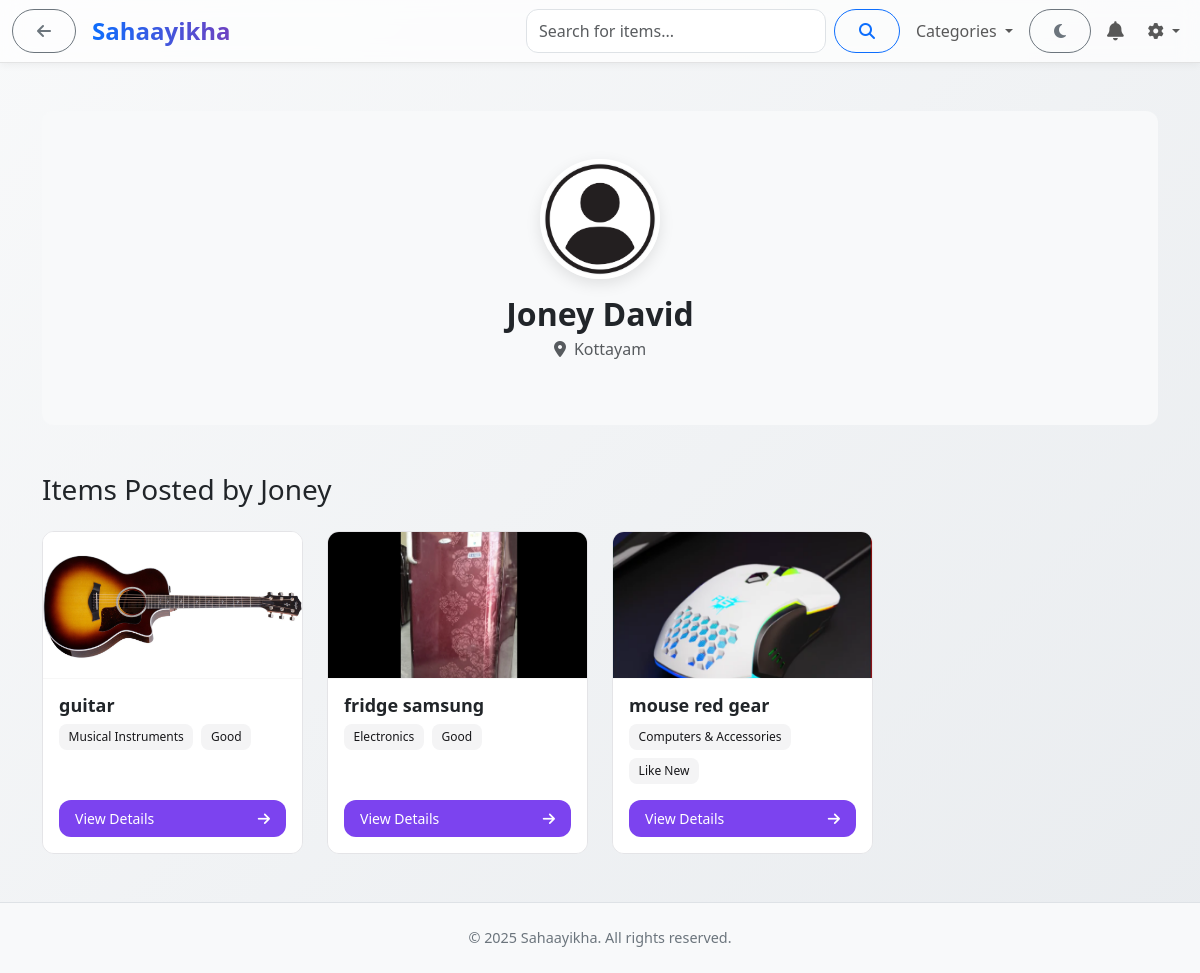
Screenshot of /user/2 (signed in) with the database file from the repository.
### app/models.py (models this page shows, shortened)
class User(UserMixin, db.Model):
    __tablename__ = "users"
    user_id = db.Column(db.Integer, primary_key=True)
    first_name = db.Column(db.String(255), nullable=False)
    last_name = db.Column(db.String(255))
    email = db.Column(db.String(255), unique=True, nullable=False)
    password = db.Column(db.String(255), nullable=False)
    phone = db.Column(db.String(50))
    location = db.Column(db.String(255))
    profile_picture = db.Column(db.String(255), nullable=True)
    status = db.Column(db.String(50), default="Active")
    created_at = db.Column(db.DateTime, default=datetime.utcnow)
    fcm_token = db.Column(db.String(255), nullable=True)
    otp = db.Column(db.String(6), nullable=True)
    otp_expiry = db.Column(db.DateTime, nullable=True)
    is_verified = db.Column(db.Boolean, default=False)
    latitude = db.Column(db.Float, nullable=True)
    longitude = db.Column(db.Float, nullable=True)
    search_radius = db.Column(db.Integer, default=20)
    items = db.relationship("Item", backref="owner", lazy="dynamic")
    bookmarks = db.relationship("Bookmark", backref="user", lazy="dynamic")
    initiated_chats = db.relationship("ChatSession", foreign_keys="ChatSession.user_one_id", lazy="dynamic", back_populates="user_one")
    received_chats = db.relationship("ChatSession", foreign_keys="ChatSession.user_two_id", lazy="dynamic", back_populates="user_two")
    feedbacks = db.relationship("Feedback", backref="user", lazy="dynamic")
    reports = db.relationship("Report", backref="reporter", lazy="dynamic")
    category_follows = db.relationship("CategoryFollow", backref="user", lazy="dynamic")
    notifications = db.relationship("Notification", backref="user", lazy="dynamic")
    login_logs = db.relationship("LoginLog", backref="user", lazy="dynamic")
    trade_requests_made = db.relationship('TradeRequest', foreign_keys='TradeRequest.requester_id', backref='requester', lazy='dynamic')
    trade_requests_received = db.relationship('TradeRequest', foreign_keys='TradeRequest.owner_id', backref='owner', lazy='dynamic')
    donation_offers = db.relationship('DonationOffer', backref='user', lazy='dynamic')

class Item(db.Model):
    __tablename__ = "items"
    item_id = db.Column(db.Integer, primary_key=True)
    user_id = db.Column(db.Integer, db.ForeignKey("users.user_id"), nullable=False, index=True)
    title = db.Column(db.String(255), nullable=False)
    description = db.Column(db.Text)
    category = db.Column(db.String(255), index=True)
    sub_category = db.Column(db.String(255), nullable=True, index=True)
    type = db.Column(db.String(50), index=True) # Trade or Share
    condition = db.Column(db.String(50))
    urgency_level = db.Column(db.String(50))
    expected_return_category = db.Column(db.String(255), nullable=True) # Category or 'Money' for Trade type
    expected_return_sub_category = db.Column(db.String(255), nullable=True)
    location = db.Column(db.String(255), index=True)
    status = db.Column(db.String(50), default="Active", index=True) # Active, Traded, Deleted, etc.
    created_at = db.Column(db.DateTime, default=datetime.utcnow, index=True)
    deal_finalized_at = db.Column(db.DateTime, nullable=True) # Time when deal was confirmed
    latitude = db.Column(db.Float, nullable=True)
    longitude = db.Column(db.Float, nullable=True)
    histories = db.relationship("ItemHistory", backref="item", lazy="dynamic", cascade="all, delete-orphan")
    bookmarks = db.relationship("Bookmark", backref="item", lazy="dynamic", cascade="all, delete-orphan")
    reports = db.relationship("Report", backref="item", lazy="dynamic") # Keep reports even if item deleted? Check cascade
    images = db.relationship("ItemImage", backref="item", lazy="select", cascade="all, delete-orphan")
    notifications = db.relationship("Notification", backref="item", lazy="dynamic") # Notifications related to this item
    trade_requests_offered = db.relationship('TradeRequest', foreign_keys='TradeRequest.item_offered_id', backref='offered_item', lazy='dynamic')
    trade_requests_received = db.relationship('TradeRequest', foreign_keys='TradeRequest.item_requested_id', backref='requested_item', lazy='dynamic')
    chat_sessions = db.relationship("ChatSession", back_populates="trade_item", foreign_keys="ChatSession.trade_item_id")

class ItemImage(db.Model):
    __tablename__ = "item_images"
    image_id = db.Column(db.Integer, primary_key=True)
    item_id = db.Column(db.Integer, db.ForeignKey("items.item_id"), nullable=False, index=True)
    image_url = db.Column(db.String(255), nullable=False) # Path relative to static folder
    uploaded_at = db.Column(db.DateTime, default=datetime.utcnow)

### app/routes.py (the view)
@main.route('/user/<int:user_id>')
@login_required # Require login to view user profiles
def public_profile(user_id):
    if isinstance(current_user._get_current_object(), User) and user_id == current_user.user_id:
        return redirect(url_for('main.profile'))
    user_profile = User.query.get_or_404(user_id)
    items = Item.query.filter_by(user_id=user_profile.user_id, status='Active')\
                      .order_by(Item.created_at.desc()).all()
    return render_template("public_profile.html", user=user_profile, items=items)

### app/models.py (called while the page is built)
    @reconstructor
    def init_on_load(self):
        self._other_user_instance = None # Cache for get_other_user

### app/routes.py (called while the page is built)
@login_manager.user_loader
def load_user(user_id):
    try:
        prefix, id_str = user_id.split(":")
        id_val = int(id_str)
    except Exception:
        return None
    if prefix == "user":
        return User.query.get(id_val)
    if prefix == "admin":
        return Admin.query.get(id_val)
    if prefix == "org":
        return Organization.query.get(id_val)
    return None

### app/templates/public_profile.html (shortened to what this page needs)
{% extends "base.html" %}
{% block content %}
<div class="container py-5">
    <div class="profile-header">
        <img src="{{ url_for('static', filename=user.profile_picture or 'images/users_placeholder.png') }}" alt="{{ user.first_name }}">
        <h2>{{ user.first_name }} {{ user.last_name }}</h2>
        <p><i class="fas fa-map-marker-alt me-2"></i>{{ user.location }}</p>
    </div>
    <h3 class="mb-4">Items Posted by {{ user.first_name }}</h3>
    {% if items %}
        <div class="item-grid">
            {% for item in items %}
            <div class="dashboard-item-card">
                <a href="{{ url_for('main.view_item', item_id=item.item_id) }}" class="text-decoration-none">
                    <div class="item-image">
                        <img src="{% if item.images %}{{ url_for('static', filename=item.images[0].image_url) }}{% else %}{{ url_for('static', filename='images/item_placeholder.jpg') }}{% endif %}" alt="{{ item.title }}">
                    </div>
                </a>
                <div class="item-content">
                    <h5 class="item-title">{{ item.title }}</h5>
                    <div class="item-badges">
                        <span class="badge-dashboard">{{ item.category }}</span>
                        <span class="badge-dashboard">{{ item.condition }}</span>
                    </div>
                    <div class="item-actions">
                        <a href="{{ url_for('main.view_item', item_id=item.item_id) }}" class="btn-dashboard btn-primary-dashboard">
                            <span>View Details</span>
                            <i class="fas fa-arrow-right"></i>
                        </a>
                    </div>
                </div>
            </div>
            {% endfor %}
        </div>
    {% else %}
        <div class="empty-state">
            <i class="fas fa-box-open"></i>
            <h3>No Active Items</h3>
            <p>{{ user.first_name }} hasn't posted any active items yet.</p>
        </div>
    {% endif %}
</div>
{% endblock %}

### app/static/css/style.css (style rules this page uses)
body { font-family: 'Segoe UI', Tahoma, Geneva, Verdana, sans-serif; background: linear-gradient(135deg, #f8f9fa, #e9ecef); min-height: 100vh; display: flex; flex-direction: column; transition: background 0.3s ease, color 0.3s ease; }
* { transition: all 0.25s ease; }

### app/templates/base.html (style rules this page uses)
html, body { height: 100%; }
body { display: flex; flex-direction: column; }

### app/templates/public_profile.html (style rules this page uses)
.profile-header { background-color: var(--bs-tertiary-bg); padding: 3rem 1.5rem; border-radius: 0.75rem; text-align: center; margin-bottom: 3rem; }
.profile-header img { width: 120px; height: 120px; border-radius: 50%; object-fit: cover; border: 4px solid var(--bs-body-bg); box-shadow: 0 5px 15px rgba(0,0,0,0.1); margin-bottom: 1rem; }
.profile-header h2 { font-weight: 700; margin-bottom: 0.25rem; }
.profile-header p { color: var(--bs-secondary-color); }
.item-grid { display: grid; gap: 1.5rem; grid-template-columns: repeat(auto-fill, minmax(250px, 1fr)); }
:root { --primary: hsl(260, 84%, 60%); --primary-foreground: hsl(0, 0%, 100%); --secondary: hsl(240, 4.8%, 95.9%); --secondary-foreground: hsl(240, 5.9%, 10%); --card: hsl(0, 0%, 100%); --border: hsl(240, 5.9%, 90%); --radius: 0.75rem; --shadow-card: 0 5px 15px -3px hsl(240 10% 50% / 0.08); --item-content-bg-light: rgba(255, 255, 255, 0.7); --item-content-border-light: rgba(240, 240, 240, 0.5); }
.dashboard-item-card { background: var(--card); border-radius: var(--radius); border: 1px solid var(--border); overflow: hidden; transition: all 0.3s ease; display: flex; flex-direction: column; height: 100%; }
.item-image { position: relative; width: 100%; padding-top: 56.25%; background: #f8f9fa; overflow: hidden; }
.item-image img { position: absolute; top: 0; left: 0; width: 100%; height: 100%; object-fit: cover; }
.item-content { padding: 1rem; flex-grow: 1; display: flex; flex-direction: column; background: var(--item-content-bg-light); border-top: 1px solid var(--item-content-border-light); }
.item-title { font-size: 1.125rem; font-weight: 600; margin-bottom: 0.5rem; }
.item-badges { display: flex; gap: 0.5rem; margin-bottom: 1rem; flex-wrap: wrap; }
.badge-dashboard { padding: 0.25rem 0.6rem; background: var(--secondary); color: var(--secondary-foreground); border-radius: 0.5rem; font-size: 0.75rem; font-weight: 500; }
.item-actions { display: flex; margin-top: auto; }
.btn-dashboard { display: inline-flex; align-items: center; justify-content: center; gap: 0.5rem; padding: 0.5rem 1rem; border-radius: var(--radius); font-size: 0.875rem; font-weight: 500; border: none; cursor: pointer; transition: all 0.2s ease; text-decoration: none; }
.btn-primary-dashboard { background: var(--primary); color: var(--primary-foreground); justify-content: space-between; flex-grow: 1; }

### rows the page displays
User: first_name "Joney", last_name "David", location "Kottayam"
Item: image_url (picture), title "guitar", category "Musical Instruments", condition "Good"
Item: image_url (picture), title "fridge samsung", category "Electronics", condition "Good"
Item: image_url (picture), title "mouse red gear", category "Computers & Accessories", condition "Like New"
